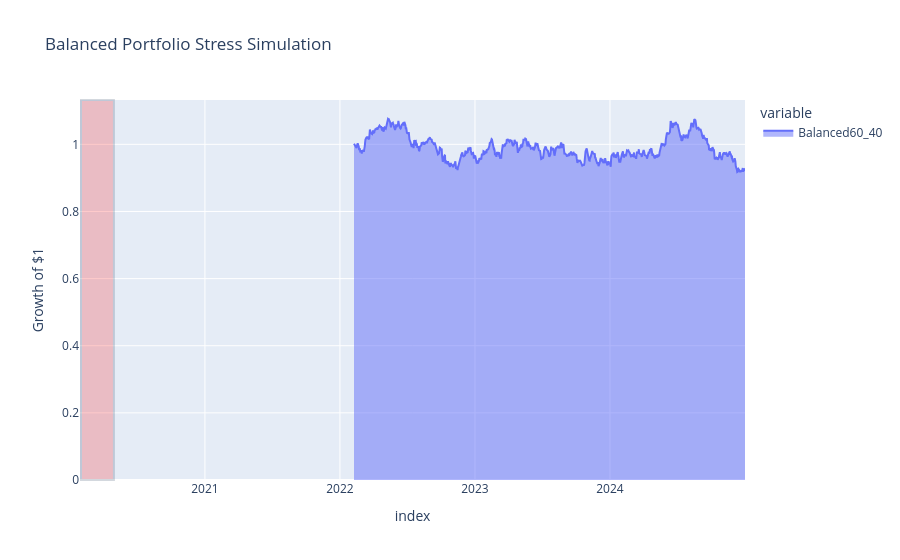

Write notebook code for a chart like this one.
### Markdown cell above
## 4. Visualizations & Insights

Plot cumulative performance with shaded stress period.

### Code cell
fig = px.area(growth, title="Balanced Portfolio Stress Simulation")
fig.add_vrect(x0=datetime(2020, 2, 1), x1=datetime(2020, 4, 30), fillcolor="red", opacity=0.2)
fig.update_layout(yaxis_title="Growth of $1")
fig.show()

### Figure 1 — Plotly figure (JSON) as saved in the notebook; plotly's stock layout.template omitted (floating-point values rounded to 4 significant figures; data arrays with more than 128 entries replaced by an {"elided": "..."} marker saying what was removed)
{"data": [{"fillpattern": {"shape": ""}, "hovertemplate": "variable=Balanced60_40<br>index=%{x}<br>value=%{y}<extra></extra>", "legendgroup": "Balanced60_40", "line": {"color": "#636efa"}, "marker": {"symbol": "circle"}, "mode": "lines", "name": "Balanced60_40", "orientation": "v", "showlegend": true, "stackgroup": "1", "type": "scatter", "x": {"elided": "756 str values"}, "xaxis": "x", "y": {"elided": "756 float values"}, "yaxis": "y"}], "layout": {"legend": {"title": {"text": "variable"}, "tracegroupgap": 0}, "shapes": [{"fillcolor": "red", "opacity": 0.2, "type": "rect", "x0": "2020-02-01T00:00:00", "x1": "2020-04-30T00:00:00", "xref": "x", "y0": 0, "y1": 1, "yref": "y domain"}], "title": {"text": "Balanced Portfolio Stress Simulation"}, "xaxis": {"anchor": "y", "domain": [0, 1], "title": {"text": "index"}}, "yaxis": {"anchor": "x", "domain": [0, 1], "title": {"text": "Growth of $1"}}}}
